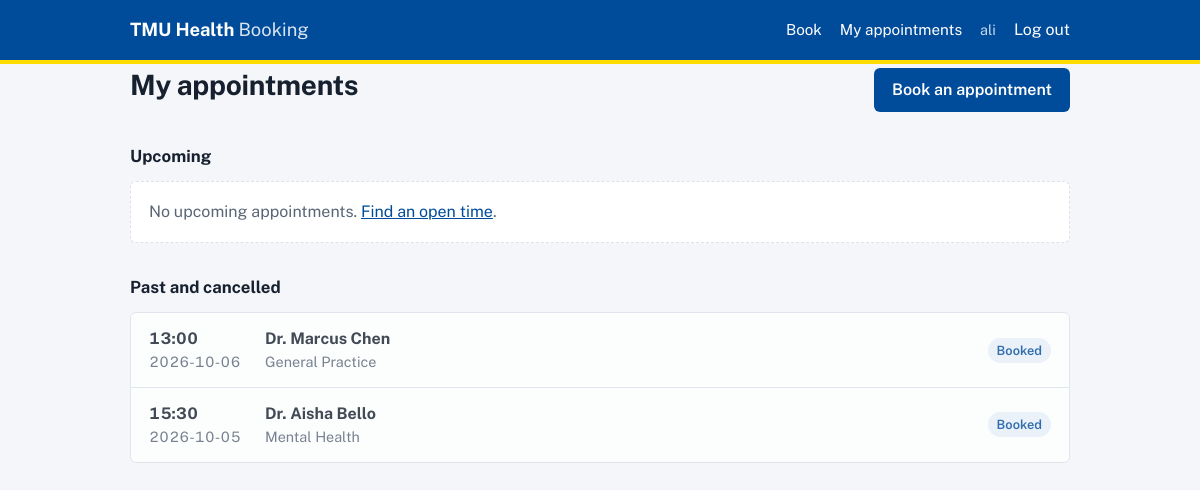
The app's page /appointments (signed in) with its own data.
### tables this page shows
CREATE TABLE users (
    id            INTEGER PRIMARY KEY AUTOINCREMENT,
    full_name     TEXT    NOT NULL,
    email         TEXT    NOT NULL UNIQUE,
    student_id    TEXT,
    password_hash TEXT    NOT NULL,
    role          TEXT    NOT NULL CHECK (role IN ('patient', 'admin')),
    created_at    TEXT    NOT NULL DEFAULT (datetime('now'))
);

CREATE TABLE appointments (
    id         INTEGER PRIMARY KEY AUTOINCREMENT,
    patient_id INTEGER NOT NULL REFERENCES users(id),
    doctor_id  INTEGER NOT NULL REFERENCES doctors(id),
    appt_date  TEXT    NOT NULL,   -- 'YYYY-MM-DD'
    start_time TEXT    NOT NULL,   -- 'HH:MM'
    reason     TEXT,
    status     TEXT    NOT NULL DEFAULT 'booked'
               CHECK (status IN ('booked', 'cancelled', 'completed')),
    created_at TEXT    NOT NULL DEFAULT (datetime('now'))
);

CREATE TABLE doctors (
    id         INTEGER PRIMARY KEY AUTOINCREMENT,
    full_name  TEXT NOT NULL,
    specialty  TEXT NOT NULL,
    department TEXT NOT NULL
);

### booking.py (the view)
@bp.route("/appointments")
@login_required(role="patient")
def my_appointments():
    rows = get_db().execute(
        """SELECT a.*, d.full_name AS doctor_name, d.specialty
           FROM appointments a JOIN doctors d ON d.id = a.doctor_id
           WHERE a.patient_id = ?
           ORDER BY a.appt_date, a.start_time""",
        (g.user["id"],),
    ).fetchall()
    now = datetime.now().strftime("%Y-%m-%d %H:%M")
    upcoming = [r for r in rows if r["status"] == "booked" and f"{r['appt_date']} {r['start_time']}" > now]
    history = [r for r in rows if r not in upcoming][::-1]
    return render_template("appointments.html", upcoming=upcoming, history=history)

### auth.py (called while the page is built)
def csrf_token():
    if "csrf" not in session:
        session["csrf"] = secrets.token_hex(16)
    return session["csrf"]

def check_csrf():
    if request.method == "POST":
        sent = request.form.get("csrf", "")
        if not hmac.compare_digest(sent, session.get("csrf", "")):
            abort(400, "Form expired. Go back, refresh the page, and try again.")

@bp.before_app_request
def load_user():
    check_csrf()
    uid = session.get("user_id")
    g.user = None
    if uid is not None:
        g.user = get_db().execute("SELECT * FROM users WHERE id = ?", (uid,)).fetchone()

def login_required(role=None):
    def decorator(view):
        @functools.wraps(view)
        def wrapped(**kwargs):
            if g.user is None:
                flash("Log in to continue.", "info")
                return redirect(url_for("auth.login", next=request.path))
            if role and g.user["role"] != role:
                abort(403)
            return view(**kwargs)
        return wrapped
    return decorator

### db.py (called while the page is built)
def get_db():
    if "db" not in g:
        g.db = sqlite3.connect(current_app.config["DATABASE"])
        g.db.row_factory = sqlite3.Row
        g.db.execute("PRAGMA foreign_keys = ON")
    return g.db

### templates/appointments.html (shortened to what this page needs)
{% extends "base.html" %}
{% block content %}
<div class="pagehead">
  <h1>My appointments</h1>
  <a class="btn" href="{{ url_for('booking.book') }}">Book an appointment</a>
</div>
<h2 class="section">Upcoming</h2>
{% if upcoming %}
  <ul class="appts">
  {% for a in upcoming %}
    <li>
      <div class="when"><strong>{{ a.start_time }}</strong><span>{{ a.appt_date }}</span></div>
      <div class="what"><strong>{{ a.doctor_name }}</strong><span>{{ a.specialty }}{% if a.reason %}. {{ a.reason }}{% endif %}</span></div>
      <form method="post" action="{{ url_for('booking.cancel', appt_id=a.id) }}" onsubmit="return confirm('Cancel this appointment?')">
        <input type="hidden" name="csrf" value="{{ csrf_token() }}">
        <button class="btn danger small">Cancel</button>
      </form>
    </li>
  {% endfor %}
  </ul>
{% else %}
  <p class="empty">No upcoming appointments. <a href="{{ url_for('booking.book') }}">Find an open time</a>.</p>
{% endif %}
{% if history %}
<h2 class="section">Past and cancelled</h2>
<ul class="appts muted">
  {% for a in history %}
    <li>
      <div class="when"><strong>{{ a.start_time }}</strong><span>{{ a.appt_date }}</span></div>
      <div class="what"><strong>{{ a.doctor_name }}</strong><span>{{ a.specialty }}</span></div>
      <span class="tag {{ a.status }}">{{ a.status|capitalize }}</span>
    </li>
  {% endfor %}
</ul>
{% endif %}
{% endblock %}

### templates/base.html (shortened to what this page needs)
<!doctype html>
<html lang="en">
<head>
  <link rel="stylesheet" href="{{ url_for('static', filename='style.css') }}">
</head>
<body>
  <header class="topbar">
    <div class="wrap topbar-inner">
      <a class="brand" href="{{ url_for('index') }}">TMU Health <span>Booking</span></a>
      <nav>
        {% if g.user %}
          {% if g.user.role == 'patient' %}
            <a href="{{ url_for('booking.book') }}">Book</a>
            <a href="{{ url_for('booking.my_appointments') }}">My appointments</a>
          {% else %}
            <a href="{{ url_for('admin.dashboard') }}">Dashboard</a>
          {% endif %}
          <span class="who">{{ g.user.full_name }}</span>
          <form method="post" action="{{ url_for('auth.logout') }}">
            <button class="linkbtn">Log out</button>
          </form>
        {% else %}
          <a href="{{ url_for('auth.login') }}">Log in</a>
          <a href="{{ url_for('auth.register') }}">Create account</a>
        {% endif %}
      </nav>
    </div>
  </header>
  <main class="wrap">
    {% block content %}{% endblock %}
  </main>
</body>
</html>

### static/style.css (style rules this page uses)
:root { --blue: #004c9b; --blue-dark: #003670; --gold: #ffdc00; --ink: #16202e; --muted: #5a6576; --line: #dce2ea; --bg: #f4f6f9; --card: #ffffff; --ok: #1e7f4f; --bad: #b3261e; --radius: 6px; font-family: "Public Sans", system-ui, -apple-system, "Segoe UI", Arial, sans-serif; color: var(--ink); }
* { box-sizing: border-box; }
body { margin: 0; background: var(--bg); line-height: 1.5; }
a { color: var(--blue); }
.wrap { max-width: 980px; margin: 0 auto; padding: 0 20px; }
main { padding-top: 28px; padding-bottom: 60px; }
.topbar { background: var(--blue); border-bottom: 4px solid var(--gold); }
.topbar-inner { display: flex; align-items: center; justify-content: space-between; gap: 16px; min-height: 60px; flex-wrap: wrap; }
.brand { color: #fff; font-weight: 700; font-size: 1.15rem; text-decoration: none; }
.brand span { font-weight: 400; opacity: .85; }
nav { display: flex; align-items: center; gap: 18px; flex-wrap: wrap; }
nav a, .linkbtn { color: #fff; text-decoration: none; font-size: .95rem; }
.who { color: #c9daf0; font-size: .9rem; }
nav form { margin: 0; }
.linkbtn { background: none; border: 0; padding: 0; cursor: pointer; font: inherit; }
h1 { font-size: 1.75rem; margin: 0 0 6px; letter-spacing: -.01em; }
h2 { font-size: 1.1rem; margin: 0; }
.section { margin: 32px 0 12px; font-size: 1.05rem; }
.btn { display: inline-block; font: inherit; font-weight: 600; background: var(--blue); color: #fff; border: 0; border-radius: var(--radius); padding: 10px 18px; cursor: pointer; text-decoration: none; text-align: center; }
.pagehead { display: flex; justify-content: space-between; align-items: flex-end; gap: 16px; flex-wrap: wrap; margin-bottom: 18px; }
.full, .empty { color: var(--muted); margin: 0; }
.empty { padding: 18px; background: var(--card); border: 1px dashed var(--line); border-radius: var(--radius); }
.appts { list-style: none; padding: 0; margin: 0; background: var(--card); border: 1px solid var(--line); border-radius: var(--radius); }
.appts li { display: flex; align-items: center; gap: 20px; padding: 14px 18px; border-bottom: 1px solid var(--line); }
.appts li:last-child { border-bottom: 0; }
.appts .when { display: grid; min-width: 96px; font-variant-numeric: tabular-nums; }
.appts .when span, .appts .what span { color: var(--muted); font-size: .9rem; }
.appts .what { display: grid; flex: 1; }
.appts.muted { opacity: .8; }
.tag { font-size: .8rem; font-weight: 600; padding: 3px 9px; border-radius: 999px; background: #e8f0fa; color: var(--blue); }

### records on screen
users: user.full_name "ali"
appointments: start_time "13:00", appt_date "2026-10-06", doctor_name "Dr. Marcus Chen", specialty "General Practice", status "Booked"
appointments: start_time "15:30", appt_date "2026-10-05", doctor_name "Dr. Aisha Bello", specialty "Mental Health", status "Booked"
